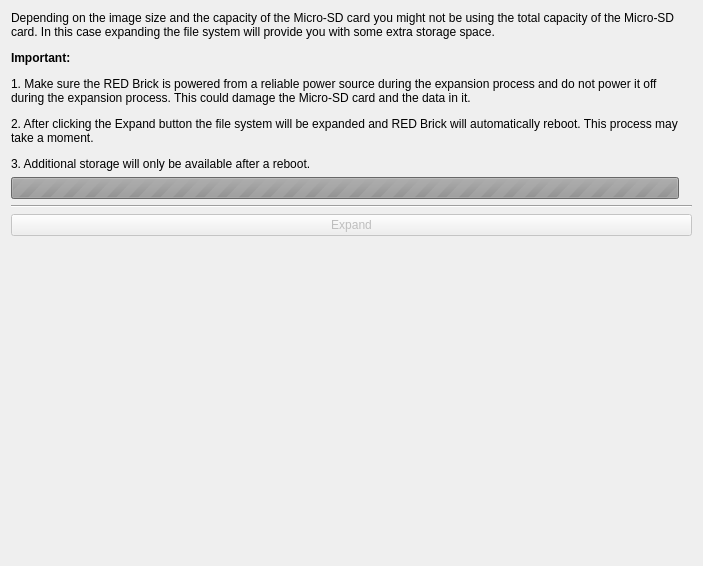
<?xml version="1.0" encoding="UTF-8"?>
<ui version="4.0">
 <class>REDTabSettingsFileSystem</class>
 <widget class="QWidget" name="REDTabSettingsFileSystem">
  <property name="geometry">
   <rect>
    <x>0</x>
    <y>0</y>
    <width>703</width>
    <height>566</height>
   </rect>
  </property>
  <property name="windowTitle">
   <string>Form</string>
  </property>
  <layout class="QVBoxLayout" name="verticalLayout">
   <item>
    <layout class="QGridLayout" name="gridLayout_5">
     <item row="5" column="0">
      <widget class="QLabel" name="label_fs_spacer">
       <property name="sizePolicy">
        <sizepolicy hsizetype="Preferred" vsizetype="Preferred">
         <horstretch>0</horstretch>
         <verstretch>1</verstretch>
        </sizepolicy>
       </property>
       <property name="text">
        <string>&lt;spacer&gt;</string>
       </property>
      </widget>
     </item>
     <item row="3" column="0">
      <widget class="Line" name="line_4">
       <property name="orientation">
        <enum>Qt::Horizontal</enum>
       </property>
      </widget>
     </item>
     <item row="1" column="0">
      <layout class="QHBoxLayout" name="horizontalLayout_13">
       <item>
        <widget class="QProgressBar" name="pbar_fs_capacity_utilization">
         <property name="enabled">
          <bool>false</bool>
         </property>
         <property name="maximum">
          <number>0</number>
         </property>
         <property name="value">
          <number>0</number>
         </property>
         <property name="alignment">
          <set>Qt::AlignCenter</set>
         </property>
         <property name="format">
          <string/>
         </property>
        </widget>
       </item>
       <item>
        <widget class="QLabel" name="label_pbar_fs_capacity_utilization">
         <property name="text">
          <string>&lt;capacity-utilization&gt;</string>
         </property>
        </widget>
       </item>
      </layout>
     </item>
     <item row="4" column="0">
      <widget class="QPushButton" name="pbutton_fs_expand">
       <property name="enabled">
        <bool>false</bool>
       </property>
       <property name="text">
        <string>Expand</string>
       </property>
      </widget>
     </item>
     <item row="0" column="0">
      <widget class="QLabel" name="label_fs_expand_info">
       <property name="text">
        <string>&lt;html&gt;&lt;head/&gt;&lt;body&gt;&lt;p&gt;Depending on the image size and the capacity of the Micro-SD card you might not be using the total capacity of the Micro-SD card. In this case expanding the file system will provide you with some extra storage space. &lt;/p&gt;&lt;p&gt;&lt;span style=&quot; font-weight:600;&quot;&gt;Important:&lt;/span&gt;&lt;/p&gt;&lt;p&gt;1. Make sure the RED Brick is powered from a reliable power source during the expansion process and do not power it off during the expansion process. This could damage the Micro-SD card and the data in it. &lt;/p&gt;&lt;p&gt;2. After clicking the Expand button the file system will be expanded and RED Brick will automatically reboot. This process may take a moment. &lt;/p&gt;&lt;p&gt;3. Additional storage will only be available after a reboot. &lt;/p&gt;&lt;/body&gt;&lt;/html&gt;</string>
       </property>
       <property name="textFormat">
        <enum>Qt::AutoText</enum>
       </property>
       <property name="wordWrap">
        <bool>true</bool>
       </property>
      </widget>
     </item>
    </layout>
   </item>
  </layout>
 </widget>
 <resources/>
 <connections/>
</ui>
